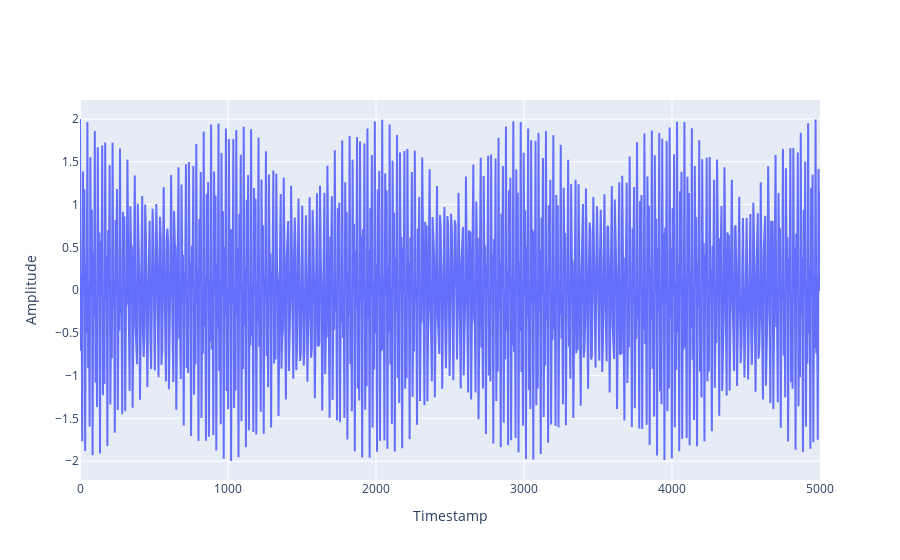

Source (notebook cell):
### Markdown cell above
# Non-Periodic example

### Code cell
x_nonperiodic = np.linspace(0, 5000, 1000)
y_nonperiodic = np.cos(x_nonperiodic) + np.cos(np.pi * x_nonperiodic)

fig = go.Figure(data=go.Scatter(x=x_nonperiodic, y=y_nonperiodic))
fig.update_layout(xaxis_title="Timestamp", yaxis_title="Amplitude")
fig.show()

### Figure 1 — Plotly figure (JSON) as saved in the notebook; plotly's stock layout.template omitted (floating-point values rounded to 4 significant figures; data arrays with more than 128 entries replaced by an {"elided": "..."} marker saying what was removed)
{"data": [{"type": "scatter", "x": {"elided": "1000 float values"}, "y": {"elided": "1000 float values"}}], "layout": {"xaxis": {"title": {"text": "Timestamp"}}, "yaxis": {"title": {"text": "Amplitude"}}}}
